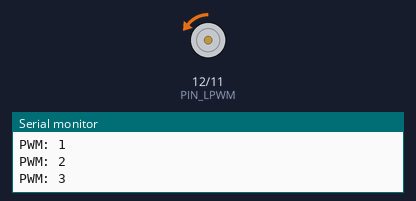
Bench run of a sketch on a simulated Arduino Uno, built with avr-gcc and run on an emulated ATmega328P. On the bench: motor-driver pin pairs drawn as motors (green arrow = first pin HIGH = forward, orange = second pin HIGH = backward, longer = more drive, scaled by the enable pin), the last lines printed to the serial monitor.

Above: at 0.15 s.
At 7.63 s:
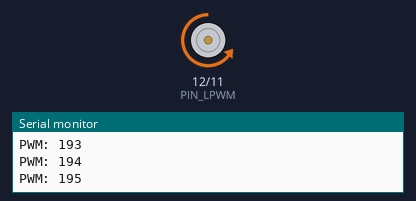
At 18.22 s:
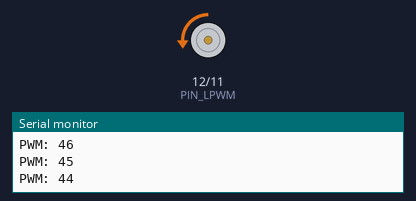
At 39.76 s:
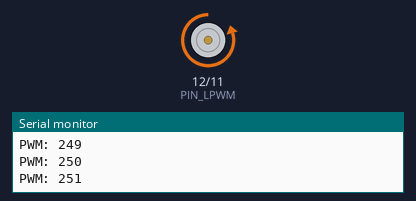
Timing chart, 0 to 40.0 s (numbered marks = the images above):
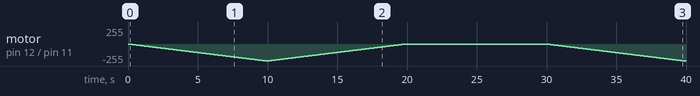

The sketch:

Blade_Motor_Test.ino
```cpp
/*
  IBT-2 / BTS7960 ramp up, ramp down, then off (UNO)
  RPWM -> D10 (PWM)
  LPWM -> D11 (PWM)
  EN   -> D12  (enable, HIGH = on)

  Behavior:
  - Ramp UP (0..255) over 10 s, printing PWM each step
  - Ramp DOWN (255..0) over 10 s, printing PWM each step
  - OFF for 10 s (EN=LOW)
  - Repeat
*/

const uint8_t PIN_RPWM = 11;
const uint8_t PIN_LPWM = 12;
const uint8_t PIN_EN   = 13;

const unsigned long RAMP_UP_MS   = 10000UL;  // 10 s up-ramp
const unsigned long RAMP_DOWN_MS = 10000UL;  // 10 s down-ramp
const unsigned long OFF_MS       = 10000UL;  // 10 s off

void setup() {
  pinMode(PIN_RPWM, OUTPUT);
  pinMode(PIN_LPWM, OUTPUT);
  pinMode(PIN_EN,   OUTPUT);

  Serial.begin(115200);
  while (!Serial) { /* wait on native USB boards; safe on Uno */ }

  digitalWrite(PIN_EN, HIGH);   // enable driver
  analogWrite(PIN_RPWM, 0);
  analogWrite(PIN_LPWM, 0);

  Serial.println(F("IBT-2 ramp test starting..."));
}

// Helper to do a timed ramp with printouts and timing compensation
void rampPWM(int start, int end, unsigned long total_ms) {
  // Keep LPWM low for forward; RPWM carries PWM
  analogWrite(PIN_RPWM, 0);

  // 256 steps would repeat 0 twice; use 255 distinct steps (0..255)
  const int steps = 255;
  const unsigned long step_ms = total_ms / steps;

  // Direction: +1 (up) or -1 (down)
  int dir = (end >= start) ? 1 : -1;

  int duty = start;
  for (int i = 0; i <= steps; i++) {
    unsigned long t0 = millis();

    // Clamp duty to 0..255 and write
    if (duty < 0) duty = 0;
    if (duty > 255) duty = 255;
    analogWrite(PIN_RPWM, duty);

    // Print current PWM
    Serial.print(F("PWM: "));
    Serial.println(duty);

    // Next duty
    duty += dir;

    // Timing compensation so each step period ~ step_ms even with print time
    unsigned long elapsed = millis() - t0;
    if (elapsed < step_ms) {
      delay(step_ms - elapsed);
    } else {
      // If prints take longer, we just skip delay to keep moving
    }
  }
}

void loop() {
  // RAMP UP 0 -> 255
  rampPWM(0, 255, RAMP_UP_MS);

  // RAMP DOWN 255 -> 0
  rampPWM(255, 0, RAMP_DOWN_MS);

  // OFF phase
  analogWrite(PIN_RPWM, 0);
  analogWrite(PIN_LPWM, 0);
  digitalWrite(PIN_EN, LOW);
  Serial.println(F("PWM: 0 (OFF)"));
  delay(OFF_MS);
  digitalWrite(PIN_EN, HIGH);
  delay(10); // small guard time
}

/*
Notes:
- If the motor spins the wrong way, swap which channel you drive:
  keep RPWM LOW and ramp LPWM instead.
- Printing every step adds overhead; the code compensates so each ramp
  stays close to 10 s.
*/
```
